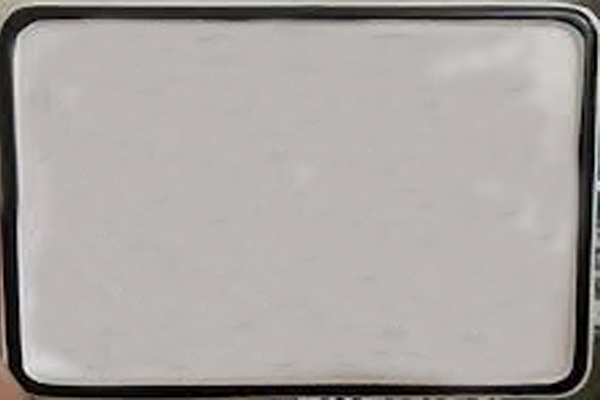
#> input picture background/square_1.jpg, 600 x 400 px; its folder holds only this picture in this run
$ python synthesis_plate.py   (older library calls are emulated)
#> lines starting #> are read from the running program, lines starting #| are printed output that depends on the picture; after the words box and inside, x2 and y2 are one past the last pixel; in counts of white or black regions, pixels touching at a corner belong together
### generate_image.py
from PIL import Image, ImageFont, ImageDraw
import numpy as np

# [18 lines left out: function generate_1line_image, not called in this run]

def generate_2lines_image(template, bg = 'background/bg2.jpg', margin = 10, size = (480, 400)):
	font = ImageFont.truetype("MyFont-Regular_ver3.otf", 180)
	if type(bg).__name__ == 'str':
		im = Image.open(bg)
	else:
		im = bg
	im = Image.open(bg)
	im = im.resize(size)
	width, height = im.size
	draw = ImageDraw.Draw(im)
	line_1, line_2 = template.split('/')

	textsize1 = font.getsize(line_1)
	textX1 = int((width - textsize1[0]) / 2)
	textY1 = int((height/2 - textsize1[1]) / 2) + margin
	textsize2 = font.getsize(line_2)
	textX2 = int((width - textsize2[0]) / 2)
	textY2 = int(height/2 + (height/2 - textsize2[1]) / 2) - margin/2
	fill = tuple(np.random.randint(20, size=3))

	shadow = tuple(np.random.randint(200, 255, size=3))
	direction = tuple(np.random.randint(-3, 3, size=2))

	# Add drop shadow line 1
	draw.text((textX1 + direction[0], textY1 + direction[1]), line_1, font=font, fill=shadow)
	draw.text((textX1, textY1), line_1, font=font, fill=fill)

	# Add drop shadow line 2
	draw.text((textX2 + direction[0], textY2 + direction[1]), line_2, font=font, fill=shadow)
	draw.text((textX2, textY2), line_2, font=font, fill=fill)

	return im, (textsize1, textsize2)

### utils.py
import numpy as np


def nms_fast(boxes, overlapThresh = 0.5):
    # if there are no boxes, return an empty list
    if len(boxes) == 0:
        return []
    boxes = np.array(boxes)
    # if the bounding boxes integers, convert them to floats --
    # this is important since we'll be doing a bunch of divisions
    if boxes.dtype.kind == "i":
        boxes = boxes.astype("float")

    # initialize the list of picked indexes
    pick = []

    # grab the coordinates of the bounding boxes
    x1 = boxes[:, 0]
    y1 = boxes[:, 1]
    x2 = boxes[:, 2]
    y2 = boxes[:, 3]
    area = np.multiply(x2-x1, y2-y1)

    # compute the area of the bounding boxes and sort the bounding
    # boxes by the bottom-right y-coordinate of the bounding box
    area = (x2 - x1 + 1) * (y2 - y1 + 1)
    idxs = np.argsort(area)

    # keep looping while some indexes still remain in the indexes
    # list
    while len(idxs) > 0:
        # grab the last index in the indexes list and add the
        # index value to the list of picked indexes
        last = len(idxs) - 1
        i = idxs[last]
        pick.append(i)

        # find the largest (x, y) coordinates for the start of
        # the bounding box and the smallest (x, y) coordinates
        # for the end of the bounding box
        xx1 = np.maximum(x1[i], x1[idxs[:last]])
        yy1 = np.maximum(y1[i], y1[idxs[:last]])
        xx2 = np.minimum(x2[i], x2[idxs[:last]])
        yy2 = np.minimum(y2[i], y2[idxs[:last]])

        # compute the width and height of the bounding box
        w = np.maximum(0, xx2 - xx1 + 1)
        h = np.maximum(0, yy2 - yy1 + 1)

        # compute the ratio of overlap
        overlap = (w * h) / area[idxs[:last]]

        # delete all indexes from the index list that have
        idxs = np.delete(idxs, np.concatenate(([last],
                                               np.where(overlap > overlapThresh)[0])))

    # return only the bounding boxes that were picked using the
    # integer data type
    return boxes[pick]

def format_boundingbox(boxes, width, height):
	# Convert from topleft bottomright to center, width, height
	w = boxes[:, 2] - boxes[:, 0]
	h = boxes[:, 3] - boxes[:, 1]
	x = (boxes[:, 0] + w/2)/width
	y = (boxes[:, 1] + h/2)/height
	w = w/width
	h = h/height
	x = x.reshape((len(x), 1))
	y = y.reshape((len(y), 1))
	w = w.reshape((len(w), 1))
	h = h.reshape((len(h), 1))
	boxes = np.concatenate([x, y, w, h], axis = 1)
	return boxes

### synthesis_plate.py
import cv2
import glob
import os
import random
import numpy as np
import math
from generate_image import *
from utils import *
from tqdm import tqdm

available_number = [x.replace("\n", "") for x in open('classes_num.txt').readlines()]
#> (reads classes_num.txt from the repository)
# available_number = ['0', '1', '2', '3', '4', '5', '6', '7', '8', '9']
available_char = [x.replace("\n", "") for x in open('classes_char.txt').readlines()]
#> (reads classes_char.txt from the repository)
# available_char = ['A', 'B', 'C', 'D', 'E', 'F', 'G', 'H', 'I', 'J', 'K', 'L', 'M', 'N', 'O', 'P', 'Q', 'R', 'S', 'T', 'U', 'V', 'W', 'X', 'Y', 'Z']
available_all = available_number + available_char
available_template = {
	'all': ['NN-CN/NNNN', 'NN-CN/NNN.NN', 'NNC/NNN.NN', 'NNC/NNNN', 'NNC-NNNN', 'NNC-NNN.NN'],
	'rectangle': ['NNC-NNNN', 'NNC-NNN.NN'],
	'square': ['NN-CN/NNNN', 'NN-CN/NNN.NN', 'NNC/NNN.NN', 'NNC/NNNN'],
	'all-char': ['CC-CC/CCCC', 'CC-CC/CCC.CC', 'CCC/CCC.CC', 'CCC/CCCC', 'CCC-CCCC', 'CCC-CCC.CC'],
}

# [4 lines of commented-out code are left out]
available_square_bg = glob.glob('background/square*.jpg')
available_rec_bg = glob.glob('background/rec*.jpg')


total_number = len(available_number)
total_char = len(available_char)

visual = False

data = open('classes.txt', 'r').read().strip().split('\n')
#> (reads classes.txt from the repository)
box_label = dict()
for i in range(len(data)):
	box_label[data[i]] = i

assert os.path.exists('classes.txt') == True, 'Not exists file classes.txt, try again !'

# [5 lines of commented-out code are left out]

def sort_boxes(boxes, max_distance=0.3):
	total_numb = len(boxes)

	line_1 = []
	sorted_line_1 = []
	line_2 = []
	sorted_line_2 = []

	min_y = np.min(boxes[:, 1])

	for i in range(total_numb):
		if math.fabs(boxes[i][1]-min_y) < max_distance:
			line_1.append(boxes[i])
		else:
			line_2.append(boxes[i])

	sorted_line_1 = [x for x in sorted(line_1, key = lambda line_1: line_1[0])]
	if len(line_2) > 0:
		sorted_line_2 = [x for x in sorted(line_2, key = lambda line_2: line_2[0])]
	return sorted_line_1 + sorted_line_2

def segment_and_get_boxes(img, sample, textsize, margin = 3):
    total_char = len(sample.replace('.', '').replace('/', '').replace('-', ''))
    if type(textsize[0]).__name__ == 'tuple':
        tmp = list(textsize).copy()
        textsize = list(tmp[0])
        textsize[0] = textsize[0] + tmp[1][0]
    else:
        textsize = list(textsize)
    height, width, _ = img.shape
    gray = cv2.cvtColor(img.copy(), cv2.COLOR_BGR2GRAY)
    _, thresh = cv2.threshold(gray, 127, 255, cv2.THRESH_BINARY_INV)
    thresh[:, 0:int(width*0.04)] = 0
    thresh[:, int(width*0.96):] = 0
    thresh[:int(height*0.05), :] = 0
    thresh[int(height*0.95):, :] = 0
    # cv2.imshow('thresh', thresh)
    contours, hier = cv2.findContours(thresh.copy(),cv2.RETR_TREE,cv2.CHAIN_APPROX_SIMPLE)
    sorted_contours = sorted(contours, key = cv2.contourArea, reverse = True)
    list_box = []
    for i in range(len(sorted_contours)):
        x, y, w, h = cv2.boundingRect(sorted_contours[i])
        x += random.randint(-margin, 0)
        y += random.randint(-margin, 0)
        w += random.randint(0, 2*margin)
        h += random.randint(0, 2*margin)
        list_box.append([x, y, (x+w), (y+h)])
    list_box = nms_fast(np.array(list_box), overlapThresh = 0.1)[: total_char]
    list_box = format_boundingbox(np.array(list_box), width, height)
    sorted_list_box = sort_boxes(list_box)
    return sorted_list_box


def generate_sample(template):
    count_numb = template.count('N')
    count_char = template.count('C')
    count_all = template.count('*')
    for i in range(count_numb):
        idx_numb = random.randint(0, total_number - 1)
        template = template.replace('N', available_number[idx_numb], 1)
    for i in range(count_char):
        idx_char = random.randint(0, total_char - 1)
        template = template.replace('C', available_char[idx_char], 1)
    for i in range(count_all):
        idx_char = random.randint(0, total_char + total_number - 1)
        template = template.replace('*', available_all[idx_char], 1)
    return template

def generate_plate(template):
	if '/' in template:
		bg = available_square_bg[random.randint(0, len(available_square_bg) - 1)]
		return generate_2lines_image(template, bg)
	else:
		bg = available_rec_bg[random.randint(0, len(available_rec_bg) - 1)]
		return generate_1line_image(template, bg)

def generate_yolo_label(boxes, sample_formated, filename):
	#print(sample_formated)
	assert len(boxes) == len(sample_formated)
	filename_txt = filename.replace(".jpg", ".txt")
	# Delete current label file
	open(filename_txt, 'w+')
	# Write yolo label
	with open(filename_txt, 'a') as f:
		for i in range(len(boxes)):
			x, y, w, h = boxes[i]
			f.write('{} {} {} {} {}\n'.format(box_label[sample_formated[i]], x, y, w, h))

def generate_lprnet_label(boxes, sample_formated, filename):
	assert len(boxes) == len(sample_formated)
	filename_txt = filename.split('.')[0] + '.txt'
	open(filename_txt, 'w+')
	pass


def visualize(img, boxes, label):
	height, width, _ = img.shape
	#print(boxes)
	for i in range(len(label)):
		x, y, w, h = boxes[i]
		x, y, w, h = int(x*width), int(y*height), int(w*width), int(h*height)
		cv2.rectangle(img, (int(x-w/2), int(y-h/2)), (int(x+w/2), int(y+h/2)), (0, 0, 255), 2)
		cv2.putText(img, label[i], (x, y), cv2.FONT_HERSHEY_SIMPLEX, 2, (255, 0, 0), 2)
	#cv2.imwrite('syn_labeled.jpg', img)
	cv2.imshow('result', img)
	cv2.waitKey(0)

if __name__ == '__main__':
	import argparse

	parser = argparse.ArgumentParser(description='Vietnamese Synthesis License Plate.')

	parser.add_argument('--numb', default=1,
	                   help='Total number of Synthesis images')

	parser.add_argument('--string_save', action="store_true",
	                   help='save label as string')

	parser.add_argument('--output_dir', default='output',
	                   help='Output directory')

	parser.add_argument('--shape', default='all',
	                   help='rectangle or square or square_line_1 or square_line_2 or all')


	args = parser.parse_args()
	os.makedirs(args.output_dir, exist_ok=True)
	os.makedirs(os.path.join(args.output_dir, "images"), exist_ok=True)
	os.makedirs(os.path.join(args.output_dir, "labels"), exist_ok=True)

	total_template = len(available_template[args.shape])

	err = 0


	for i in tqdm(range(int(args.numb))):
		try:

			idx = random.randint(0, total_template - 1)
			template = available_template[args.shape][idx]
			sample = generate_sample(template)
			base_img, textsize = generate_plate(sample)
#> in generate_2lines_image, im is the input picture: PIL image 600x400 RGB; mean R, G, B 168, 163.8, 160.5
#> in generate_2lines_image, `im = im.resize(size)`:
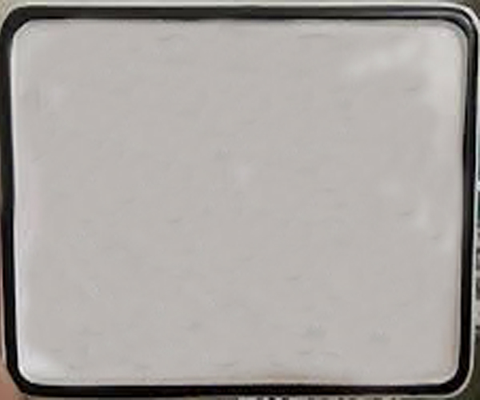
#> im: PIL image 480x400 RGB; mean R, G, B 168, 163.8, 160.5
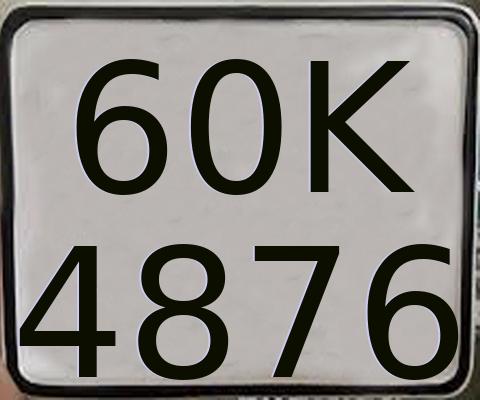
#> base_img: PIL image 480x400 RGB; mean R, G, B 136.1, 133.4, 128.5
#> textsize = ((351, 171), (458, 171))
			# aug_img = augmention(base_img)
			width, height = base_img.size
#> width = 480; height = 400
			boxes = segment_and_get_boxes(np.array(base_img), sample, textsize)
#> in segment_and_get_boxes, `tmp = list(textsize).copy()`: tmp = [(351, 171), (458, 171)]
#> in segment_and_get_boxes, `textsize = list(tmp[0])`: textsize = [351, 171]
#> in segment_and_get_boxes, `_, thresh = cv2.threshold(gray, 127, 255, cv2.THRESH_BINARY_INV)`:
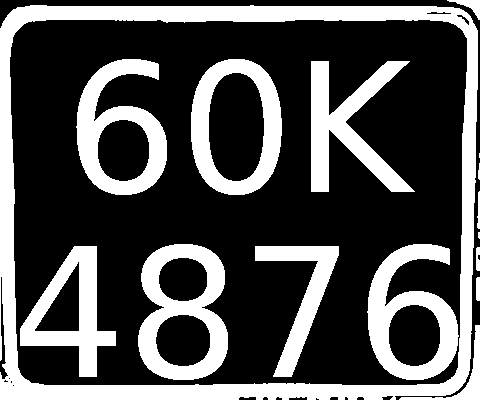
#> thresh: shape (400, 480); 31.6% white; 16 white regions (2 under 20 px), largest, box (x1, y1, x2, y2) and area: (0, 5, 478, 400) 23058, (138, 244, 228, 380) 6027, (367, 244, 459, 380) 5599
#> in segment_and_get_boxes, `thresh[int(height*0.95):, :] = 0`:
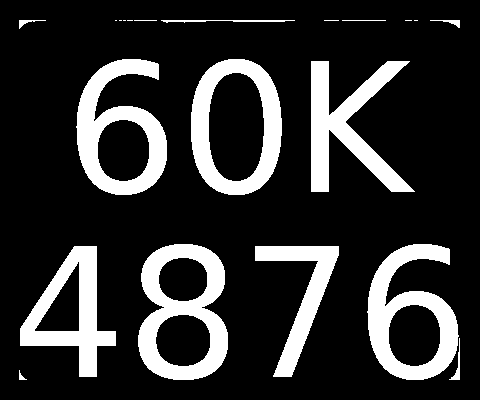
#> thresh: shape (400, 480); 19.1% white; 21 white regions (7 under 20 px)
#> in segment_and_get_boxes, `contours, hier = cv2.findContours(thresh.copy(),cv2.RETR_TREE,cv2.CHAI..`: contours = 27 contours, 10 with area under 20; largest, box (x1, y1, x2, y2) and area: (191, 59, 282, 195) 10065, (138, 244, 228, 380) 9764, (367, 244, 459, 380) 7916, (76, 59, 167, 195) 7906, (20, 246, 116, 377) 6108
#> in segment_and_get_boxes, `sorted_contours = sorted(contours, key = cv2.contourArea, reverse = Tr..`: sorted_contours has the same summary as contours
#> the loop in segment_and_get_boxes, `for i in range(len(sorted_contours)):` made 27 passes
#> (x, y, w, h) on passes 1 to 12: (190, 57, 95, 137), (137, 242, 96, 136), (366, 242, 94, 136), (73, 58, 94, 140), (17, 245, 99, 133), (309, 61, 107, 137), (207, 69, 63, 114), (252, 243, 89, 137), (388, 301, 57, 66), (96, 117, 58, 65), (152, 312, 60, 54), (156, 255, 56, 49)
#> after the loop in segment_and_get_boxes, `for i in range(len(sorted_contours)):`: list_box = 27 items, first 6: [190, 57, 285, 194], [137, 242, 233, 378], [366, 242, 460, 378], [73, 58, 167, 198], [17, 245, 116, 378], [309, 61, 416, 198]
#> in nms_fast, `boxes = np.array(boxes)`: boxes = 27 rows, first 6: [190, 57, 285, 194], [137, 242, 233, 378], [366, 242, 460, 378], [73, 58, 167, 198], [17, 245, 116, 378], [309, 61, 416, 198]
#> in nms_fast, `x1 = boxes[:, 0]`: x1 = 27 values, max 448 at index 14, min 17 at index 4, mean 205.2
#> in nms_fast, `y1 = boxes[:, 1]`: y1 = 27 values, max 368 at index 17, min 17 at index 13, mean 125.4
#> in nms_fast, `x2 = boxes[:, 2]`: x2 = 27 values, max 463 at index 14, min 27 at index 17, mean 256
#> in nms_fast, `y2 = boxes[:, 3]`: y2 = 27 values, max 384 at index 17, min 19 at index 26, mean 180.9
#> in nms_fast, `area = np.multiply(x2-x1, y2-y1)`: area = 27 values, max 14659 at index 5, min 3 at index 26, mean 4410.1
#> in nms_fast, `area = (x2 - x1 + 1) * (y2 - y1 + 1)`: area = 27 values, max 14904 at index 5, min 8 at index 26, mean 4517.4
#> in nms_fast, `idxs = np.argsort(area)`: idxs = 27 values, max 26 at index 0, min 0 at index 22, mean 13
#> the loop in nms_fast, `while len(idxs) > 0:` made 16 passes
#> (last, i) on passes 1, 2, 3, 4, 5, 16: (26, 5), (25, 4), (22, 3), (20, 1), (17, 0), (0, 26)
#> (last, i, xx1, yy1, xx2, yy2, w, h) on passes 8 to 9: (11, 13, [161, 404, 161, 161, 161, 412, 161, 321, 428, 161, 340], [18, 20, 17, 19, 20, 17, 18, 20, 19, 19, 18], [117, 297, 127, 136, 123, 297, 162, 297, 297, 50, 297], [19, 21, 22, 23, 24, 23, 20, 24, 24, 24, 24], [0, 0, 0, 0, 0, 0, 2, 0, 0, 0, 0], [2, 2, 6, 5, 5, 7, 3, 5, 6, 6, 7]), (10, 20, [340, 404, 340, 340, 340, 412, 340, 340, 428, 340], [18, 20, 18, 19, 20, 18, 18, 20, 19, 19], [117, 384, 127, 136, 123, 384, 162, 342, 384, 50], [19, 21, 22, 23, 25, 23, 20, 25, 25, 25], [0, 0, 0, 0, 0, 0, 0, 3, 0, 0], [2, 2, 5, 5, 6, 6, 3, 6, 7, 7])
#> after the loop in nms_fast, `while len(idxs) > 0:`: idxs = empty array; pick = [5, 4, 3, 1, 0, 2, 7, 13, 20, 16, 15, 22, 18, 25, 19, 26]
#> in segment_and_get_boxes, `list_box = nms_fast(np.array(list_box), overlapThresh = 0.1)[: total_c..`: list_box = [[309, 61, 416, 198], [17, 245, 116, 378], [73, 58, 167, 198], [137, 242, 233, 378], [190, 57, 285, 194], [366, 242, 460, 378], [252, 243, 341, 380]]
#> in format_boundingbox, `w = boxes[:, 2] - boxes[:, 0]`: w = [107, 99, 94, 96, 95, 94, 89]
#> in format_boundingbox, `h = boxes[:, 3] - boxes[:, 1]`: h = [137, 133, 140, 136, 137, 136, 137]
#> in format_boundingbox, `x = (boxes[:, 0] + w/2)/width`: x = [0.755, 0.139, 0.25, 0.385, 0.495, 0.86, 0.618]
#> in format_boundingbox, `y = (boxes[:, 1] + h/2)/height`: y = [0.324, 0.779, 0.32, 0.775, 0.314, 0.775, 0.779]
#> in format_boundingbox, `w = w/width`: w = [0.223, 0.206, 0.196, 0.2, 0.198, 0.196, 0.185]
#> in format_boundingbox, `h = h/height`: h = [0.343, 0.333, 0.35, 0.34, 0.343, 0.34, 0.343]
#> in format_boundingbox, `boxes = np.concatenate([x, y, w, h], axis = 1)`: boxes = [[0.755, 0.324, 0.223, 0.343], [0.139, 0.779, 0.206, 0.333], [0.25, 0.32, 0.196, 0.35], [0.385, 0.775, 0.2, 0.34], [0.495, 0.314, 0.198, 0.343], [0.86, 0.775, 0.196, 0.34], [0.618, 0.779, 0.185, 0.343]]
#> in segment_and_get_boxes, `list_box = format_boundingbox(np.array(list_box), width, height)`: list_box has the same summary as boxes in format_boundingbox
#> in sort_boxes, `total_numb = len(boxes)`: total_numb = 7
#> in sort_boxes, `min_y = np.min(boxes[:, 1])`: min_y = 0.314
#> after the loop in sort_boxes, `for i in range(total_numb):`: line_1 = [[0.755, 0.324, 0.223, 0.343], [0.25, 0.32, 0.196, 0.35], [0.495, 0.314, 0.198, 0.343]]; line_2 = [[0.139, 0.779, 0.206, 0.333], [0.385, 0.775, 0.2, 0.34], [0.86, 0.775, 0.196, 0.34], [0.618, 0.779, 0.185, 0.343]]
#> in sort_boxes, `sorted_line_1 = [x for x in sorted(line_1, key = lambda line_1: line_1..`: sorted_line_1 = [[0.25, 0.32, 0.196, 0.35], [0.495, 0.314, 0.198, 0.343], [0.755, 0.324, 0.223, 0.343]]
#> in sort_boxes, `sorted_line_2 = [x for x in sorted(line_2, key = lambda line_2: line_2..`: sorted_line_2 = [[0.139, 0.779, 0.206, 0.333], [0.385, 0.775, 0.2, 0.34], [0.618, 0.779, 0.185, 0.343], [0.86, 0.775, 0.196, 0.34]]
#> in segment_and_get_boxes, `sorted_list_box = sort_boxes(list_box)`: sorted_list_box = [[0.25, 0.32, 0.196, 0.35], [0.495, 0.314, 0.198, 0.343], [0.755, 0.324, 0.223, 0.343], [0.139, 0.779, 0.206, 0.333], [0.385, 0.775, 0.2, 0.34], [0.618, 0.779, 0.185, 0.343], [0.86, 0.775, 0.196, 0.34]]
#> boxes has the same summary as sorted_list_box in segment_and_get_boxes
			w, h = base_img.size
#> w = 480; h = 400

			labels = sample.replace('-', '').replace('.', '').replace('/', '')
			filename = os.path.join(args.output_dir, "images", 'synthesis_{:06d}.jpg'.format(i))
			generate_yolo_label(boxes, labels, filename.replace("images", "labels"))
#> the loop in generate_yolo_label, `for i in range(len(boxes)):` made 7 passes
			base_img.save(filename)

			# [32 lines of commented-out code are left out]
		except AssertionError:
			err += 1
	print('Completed !')
	print('Error: {} images'.format(err))
